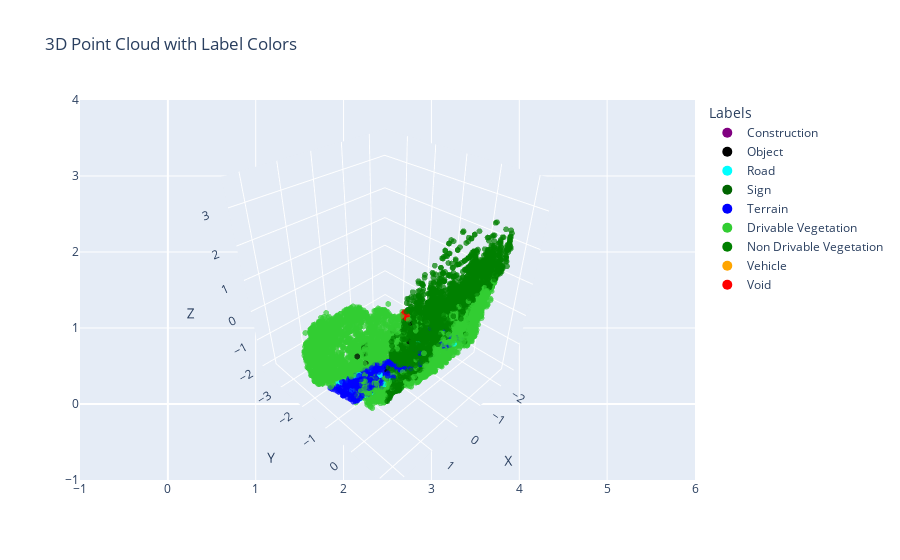

Notebook code cell kept with this figure:
### Code cell
plot_3D_colors(sampled_df)

### Figure 1 — Plotly figure (JSON) as saved in the notebook; plotly's stock layout.template omitted (floating-point values rounded to 4 significant figures; data arrays with more than 128 entries replaced by an {"elided": "..."} marker saying what was removed)
{"data": [{"hoverinfo": "text", "marker": {"color": {"elided": "16384 str values"}, "opacity": 0.7, "size": 2}, "mode": "markers", "showlegend": false, "text": {"elided": "16384 str values"}, "type": "scatter3d", "x": {"elided": "16384 float values"}, "y": {"elided": "16384 float values"}, "z": {"elided": "16384 float values"}}, {"marker": {"color": "purple", "size": 10}, "mode": "markers", "name": "Construction", "showlegend": true, "type": "scatter", "x": [null], "y": [null]}, {"marker": {"color": "black", "size": 10}, "mode": "markers", "name": "Object", "showlegend": true, "type": "scatter", "x": [null], "y": [null]}, {"marker": {"color": "cyan", "size": 10}, "mode": "markers", "name": "Road", "showlegend": true, "type": "scatter", "x": [null], "y": [null]}, {"marker": {"color": "darkgreen", "size": 10}, "mode": "markers", "name": "Sign", "showlegend": true, "type": "scatter", "x": [null], "y": [null]}, {"marker": {"color": "blue", "size": 10}, "mode": "markers", "name": "Terrain", "showlegend": true, "type": "scatter", "x": [null], "y": [null]}, {"marker": {"color": "limegreen", "size": 10}, "mode": "markers", "name": "Drivable Vegetation", "showlegend": true, "type": "scatter", "x": [null], "y": [null]}, {"marker": {"color": "green", "size": 10}, "mode": "markers", "name": "Non Drivable Vegetation", "showlegend": true, "type": "scatter", "x": [null], "y": [null]}, {"marker": {"color": "orange", "size": 10}, "mode": "markers", "name": "Vehicle", "showlegend": true, "type": "scatter", "x": [null], "y": [null]}, {"marker": {"color": "red", "size": 10}, "mode": "markers", "name": "Void", "showlegend": true, "type": "scatter", "x": [null], "y": [null]}], "layout": {"legend": {"title": {"text": "Labels"}}, "scene": {"xaxis": {"title": {"text": "X"}}, "yaxis": {"title": {"text": "Y"}}, "zaxis": {"title": {"text": "Z"}}}, "title": {"text": "3D Point Cloud with Label Colors"}}}
